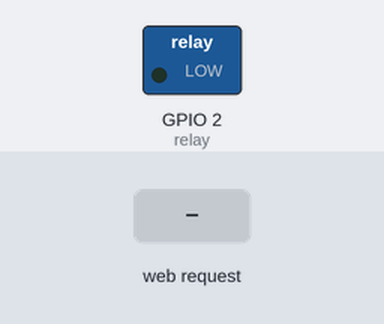
The sketch below on a simulated ESP8266 (NodeMCU). On the bench: switched loads named in the sketch (green lamp = pin HIGH). The inputs (shaded band) are chosen by the test bench. WiFi joins after 1.5 s; servers stay silent unless stated; what the sketch prints to the serial monitor is not drawn.

Above: at 2.7 s.
2.8 s: HTTP request GET /alarme received
At 3.7 s:
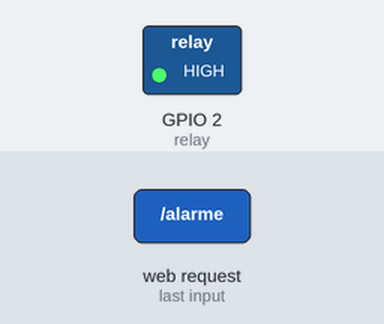
Timing chart, 0 to 9.3 s (numbered marks = the images above; inputs shaded):
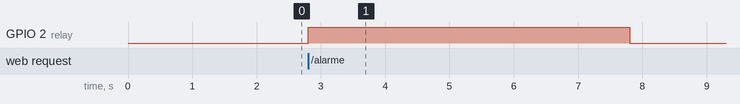

Measured:
- after the input at 2.8 s, GPIO 2 (relay): LOW → HIGH at once, → LOW 5.0 s later

The sketch:

Codigo_do_ESP.ino
```cpp
#include <ESP8266WiFi.h>
#include <ESP8266WebServer.h>
#include <ESP8266mDNS.h>

const char* ssid = "ALEXSSANDRA";
const char* password = "A24038712d";
ESP8266WebServer server(80);

/*
Nome	GPIO
D1	5
D2	4
D5	14
D6	12
D7	13
*/

int relay = LED_BUILTIN;  // pino do relé
int button = 4;

void tocarAlarme() {
  digitalWrite(relay, HIGH);
  delay(5000);
  digitalWrite(relay, LOW);
  server.send(200, "text/plain", "Alarme acionado");
}

void setup() {
  pinMode(relay, OUTPUT);
  pinMode(button, INPUT);

  digitalWrite(relay, LOW);

  Serial.begin(115200);
  WiFi.begin(ssid, password);
  Serial.print("Conectando ao WiFi");
  while (WiFi.status() != WL_CONNECTED) {
    delay(500); Serial.print(".");
  }

  Serial.println("");
  Serial.println("WiFi conectado");
  Serial.println(WiFi.localIP());

  if (MDNS.begin("alarme")) {
    Serial.println("mDNS iniciado: http://alarme.local");
  }
  server.on("/alarme", tocarAlarme);
  server.begin(); Serial.println("Servidor iniciado");
}

void loop() {
  if(button == HIGH){
    digitalWrite(relay,HIGH);
  }

  MDNS.update();
  server.handleClient();
}
```
